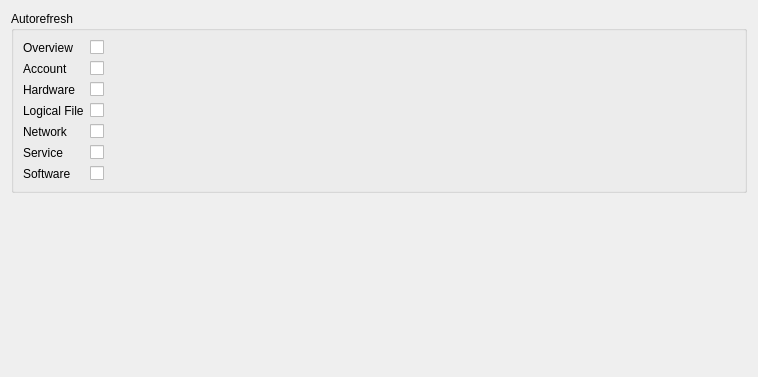
<?xml version="1.0" encoding="UTF-8"?>
<ui version="4.0">
 <class>GeneralPluginSettings</class>
 <widget class="QWidget" name="GeneralPluginSettings">
  <property name="geometry">
   <rect>
    <x>0</x>
    <y>0</y>
    <width>758</width>
    <height>377</height>
   </rect>
  </property>
  <property name="windowTitle">
   <string>Form</string>
  </property>
  <layout class="QGridLayout" name="gridLayout">
   <item row="0" column="0">
    <widget class="QGroupBox" name="autorefresh_box">
     <property name="sizePolicy">
      <sizepolicy hsizetype="Expanding" vsizetype="Preferred">
       <horstretch>0</horstretch>
       <verstretch>0</verstretch>
      </sizepolicy>
     </property>
     <property name="title">
      <string>Autorefresh</string>
     </property>
     <layout class="QFormLayout" name="formLayout">
      <item row="0" column="0">
       <widget class="QLabel" name="overview_line">
        <property name="text">
         <string>Overview</string>
        </property>
       </widget>
      </item>
      <item row="0" column="1">
       <widget class="QCheckBox" name="overview">
        <property name="text">
         <string/>
        </property>
       </widget>
      </item>
      <item row="1" column="0">
       <widget class="QLabel" name="account_line">
        <property name="text">
         <string>Account</string>
        </property>
       </widget>
      </item>
      <item row="1" column="1">
       <widget class="QCheckBox" name="account">
        <property name="text">
         <string/>
        </property>
       </widget>
      </item>
      <item row="2" column="0">
       <widget class="QLabel" name="hardware_line">
        <property name="text">
         <string>Hardware</string>
        </property>
       </widget>
      </item>
      <item row="2" column="1">
       <widget class="QCheckBox" name="hardware">
        <property name="text">
         <string/>
        </property>
       </widget>
      </item>
      <item row="4" column="0">
       <widget class="QLabel" name="network_line">
        <property name="text">
         <string>Network</string>
        </property>
       </widget>
      </item>
      <item row="4" column="1">
       <widget class="QCheckBox" name="network">
        <property name="text">
         <string/>
        </property>
       </widget>
      </item>
      <item row="5" column="0">
       <widget class="QLabel" name="service_line">
        <property name="text">
         <string>Service</string>
        </property>
       </widget>
      </item>
      <item row="5" column="1">
       <widget class="QCheckBox" name="service">
        <property name="text">
         <string/>
        </property>
       </widget>
      </item>
      <item row="6" column="0">
       <widget class="QLabel" name="software_line">
        <property name="text">
         <string>Software</string>
        </property>
       </widget>
      </item>
      <item row="6" column="1">
       <widget class="QCheckBox" name="software">
        <property name="text">
         <string/>
        </property>
       </widget>
      </item>
      <item row="3" column="0">
       <widget class="QLabel" name="logical_file_line">
        <property name="text">
         <string>Logical File</string>
        </property>
       </widget>
      </item>
      <item row="3" column="1">
       <widget class="QCheckBox" name="logical_file">
        <property name="text">
         <string/>
        </property>
       </widget>
      </item>
     </layout>
    </widget>
   </item>
   <item row="1" column="0">
    <spacer name="verticalSpacer">
     <property name="orientation">
      <enum>Qt::Vertical</enum>
     </property>
     <property name="sizeHint" stdset="0">
      <size>
       <width>20</width>
       <height>40</height>
      </size>
     </property>
    </spacer>
   </item>
  </layout>
 </widget>
 <resources/>
 <connections/>
</ui>
